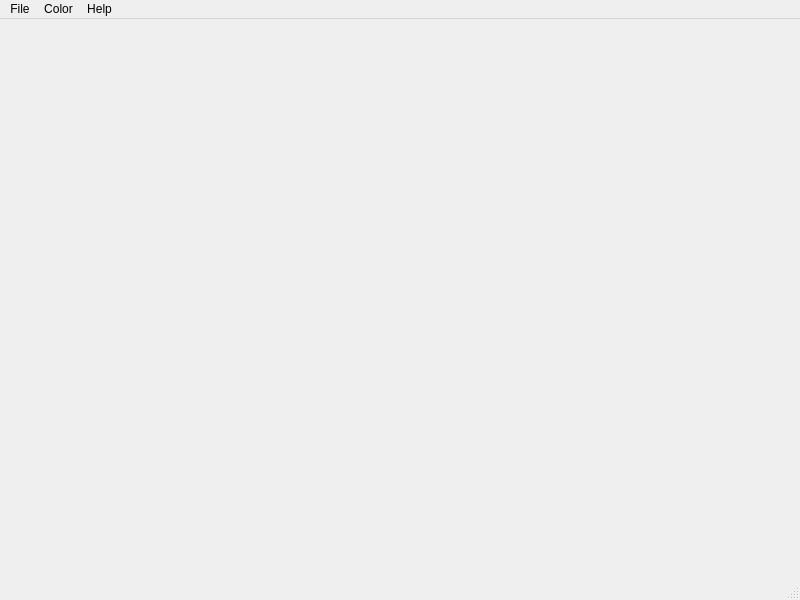
<?xml version="1.0" encoding="UTF-8"?>
<ui version="4.0">
 <class>MainWindow</class>
 <widget class="QMainWindow" name="MainWindow">
  <property name="geometry">
   <rect>
    <x>0</x>
    <y>0</y>
    <width>800</width>
    <height>600</height>
   </rect>
  </property>
  <property name="windowTitle">
   <string>MainWindow</string>
  </property>
  <widget class="QWidget" name="centralwidget"/>
  <widget class="QMenuBar" name="menubar">
   <property name="geometry">
    <rect>
     <x>0</x>
     <y>0</y>
     <width>800</width>
     <height>25</height>
    </rect>
   </property>
   <widget class="QMenu" name="menuFile">
    <property name="title">
     <string>File</string>
    </property>
    <addaction name="actionOpen"/>
    <addaction name="actionSave_2"/>
    <addaction name="actionSave_as_2"/>
    <addaction name="actionClose_2"/>
    <addaction name="actionExit_2"/>
   </widget>
   <widget class="QMenu" name="menuColor">
    <property name="title">
     <string>Color</string>
    </property>
    <addaction name="actionPen"/>
    <addaction name="actionBrush"/>
   </widget>
   <widget class="QMenu" name="menuHelp">
    <property name="title">
     <string>Help</string>
    </property>
    <addaction name="actionAbout"/>
   </widget>
   <addaction name="menuFile"/>
   <addaction name="menuColor"/>
   <addaction name="menuHelp"/>
  </widget>
  <widget class="QStatusBar" name="statusbar"/>
  <action name="actionOpen">
   <property name="enabled">
    <bool>false</bool>
   </property>
   <property name="text">
    <string>Open...</string>
   </property>
   <property name="shortcut">
    <string>Ctrl+O</string>
   </property>
  </action>
  <action name="actionSave_as">
   <property name="text">
    <string>Save as...</string>
   </property>
   <property name="shortcut">
    <string>Ctrl+S</string>
   </property>
  </action>
  <action name="actionClose">
   <property name="enabled">
    <bool>false</bool>
   </property>
   <property name="text">
    <string>Close</string>
   </property>
  </action>
  <action name="actionExit">
   <property name="text">
    <string>Exit</string>
   </property>
   <property name="shortcut">
    <string>Alt+X</string>
   </property>
  </action>
  <action name="actionPen">
   <property name="text">
    <string>Pen...</string>
   </property>
  </action>
  <action name="actionBrush">
   <property name="text">
    <string>Brush...</string>
   </property>
  </action>
  <action name="actionAbout">
   <property name="text">
    <string>About</string>
   </property>
  </action>
  <action name="actionSave">
   <property name="text">
    <string>Save</string>
   </property>
  </action>
  <action name="actionSave_2">
   <property name="enabled">
    <bool>false</bool>
   </property>
   <property name="text">
    <string>Save</string>
   </property>
  </action>
  <action name="actionSave_as_2">
   <property name="enabled">
    <bool>true</bool>
   </property>
   <property name="text">
    <string>Save as...</string>
   </property>
  </action>
  <action name="actionClose_2">
   <property name="enabled">
    <bool>false</bool>
   </property>
   <property name="text">
    <string>Close</string>
   </property>
  </action>
  <action name="actionExit_2">
   <property name="text">
    <string>Exit</string>
   </property>
  </action>
 </widget>
 <resources/>
 <connections/>
</ui>
